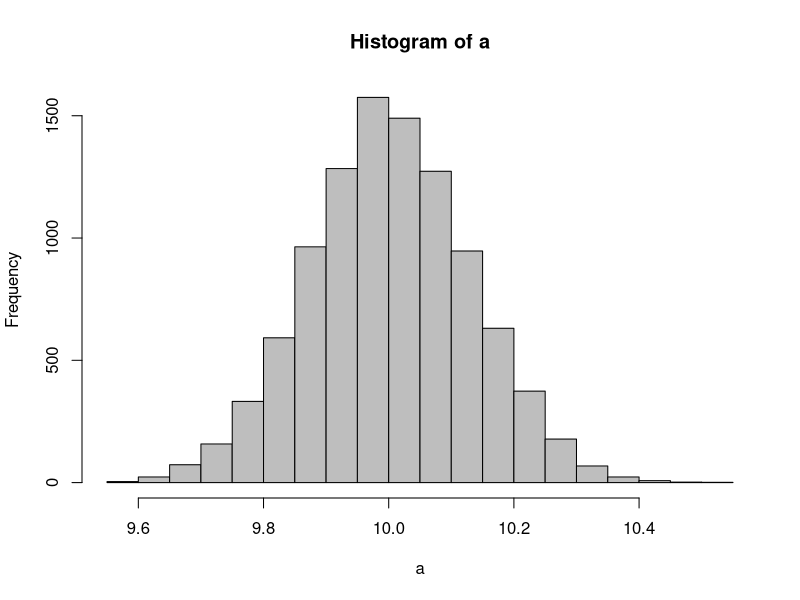

This chart was generated by the following R code: (Note: this script raises an error after producing the figure.)
#Testing
a <- rnorm(10000, 10.0, 0.13)
hist(a, col="grey")

#Reading the data
TableDriftValuesCalibration = read.csv("data\\tableOfDriftValuesCalibration.csv", sep=",")
